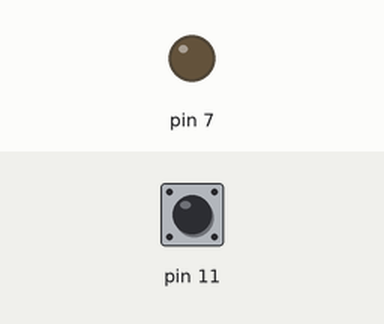
Simulated run of this program. Board: Raspberry Pi (header pin numbers). On the bench: output pins drawn as LEDs (lit = HIGH). Inputs (shaded band) come from the test bench; at power-on: pin 11 HIGH.

Above: at 1.2 s.
1.3 s: pin 11 pulled LOW for 0.15 s
At 1.4 s:
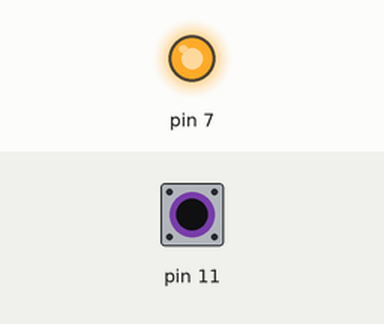
3.0 s: pin 11 pulled LOW for 3.2 s
At 7.5 s:
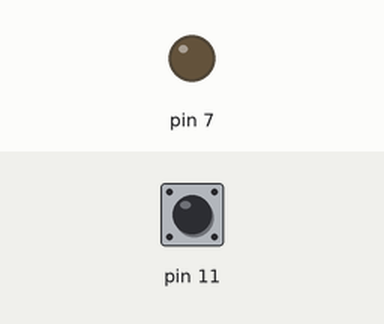
Timing chart, 0 to 9.0 s (numbered marks = the images above; inputs shaded):
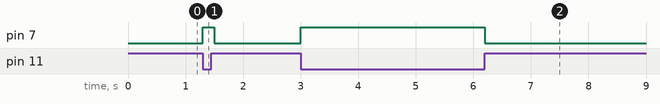

The program:

Project_2_LED_blink_with_push_button_in_RPi.py
```python
import RPi.GPIO as GPIO
from time import sleep

# Set the GPIO mode to use physical pin numbering
GPIO.setmode(GPIO.BOARD)

# Set pin 7 as an output pin for the LED
GPIO.setup(7, GPIO.OUT)

# Set pin 11 as an input pin for the push button
GPIO.setup(11, GPIO.IN, pull_up_down=GPIO.PUD_UP)

while True: # Run forever
    if GPIO.input(11) == GPIO.LOW: # Check if the button is pressed
        GPIO.output(7, GPIO.HIGH) # Turn on the LED
    else:
        GPIO.output(7, GPIO.LOW) # Turn off the LED
    sleep(0.1) # Add a small delay to avoid rapid toggling
```

Measured:
- after the input at 1.3 s, pin 7: LOW → HIGH at once, → LOW 0.20 s later
- after the input at 3.0 s, pin 7: LOW → HIGH at once, → LOW 3.2 s later
